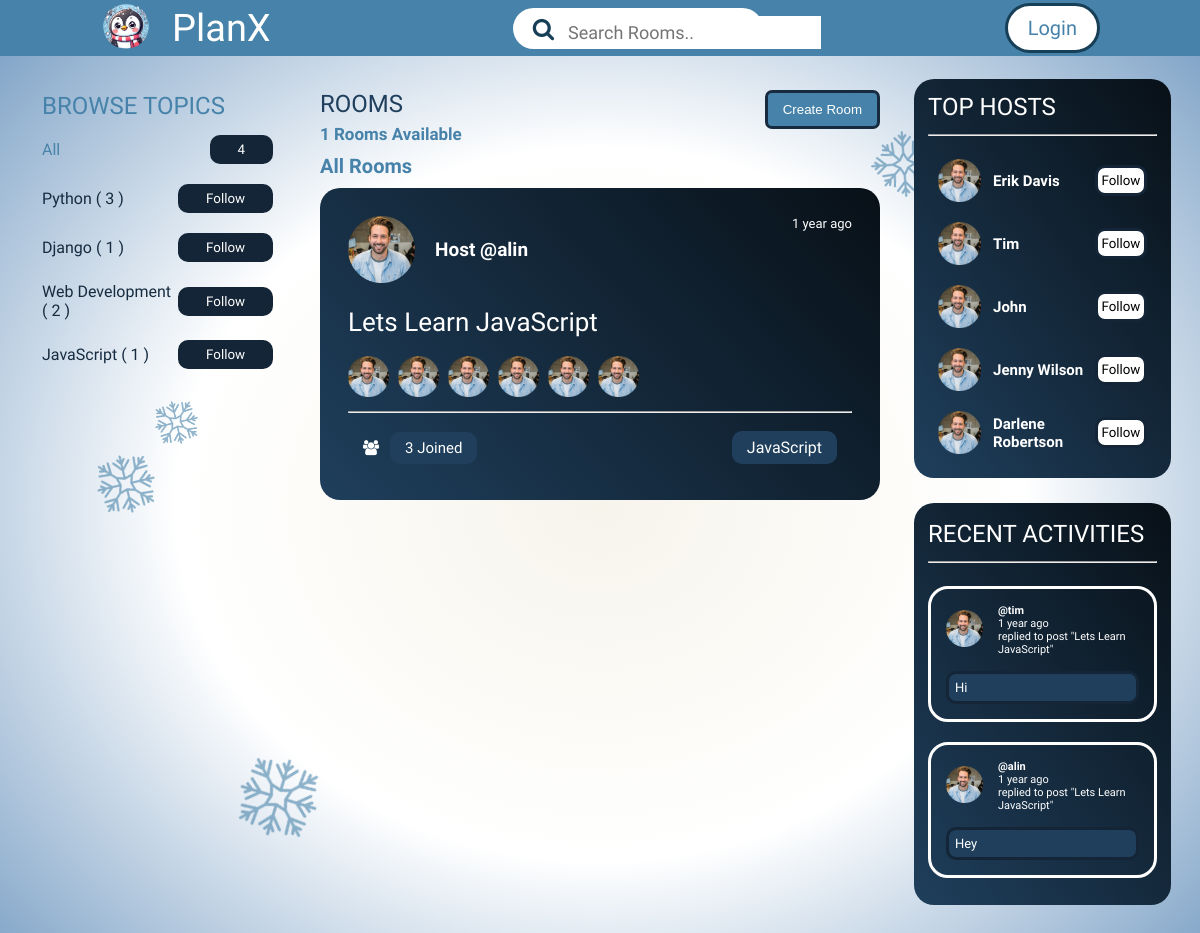
The app's page /home/?q=JavaScript with its own data.
### base/models.py (models this page shows, shortened)
class Topic(models.Model):
    name = models.CharField(max_length=200)

class Room(models.Model):
    host = models.ForeignKey(User, on_delete = models.SET_NULL, null=True)
    topic = models.ForeignKey(Topic, on_delete = models.SET_NULL, null=True)
    name = models.CharField(max_length=200)
    description = models.TextField(null=True, blank = True)
    participants = models.ManyToManyField(User, related_name='participants', blank=True)
    updated = models.DateTimeField(auto_now = True)
    created = models.DateTimeField(auto_now_add = True)
    class Meta:
        ordering = ['-updated', '-created']

class Message(models.Model):
    user = models.ForeignKey(User, on_delete = models.CASCADE)
    room = models.ForeignKey(Room, on_delete = models.CASCADE)
    body = models.TextField()
    updated = models.DateTimeField(auto_now = True)
    created = models.DateTimeField(auto_now_add = True)
    class Meta:
        ordering = ['-updated', '-created']

### base/views.py (the view)
# urls.py: path('home/', views.home, name="homepage"),
def home(request):
    q = request.GET.get('q') if request.GET.get('q') != None else ''
    rooms = Room.objects.filter(
                            Q(topic__name__icontains=q) |
                            Q(name__icontains = q) |
                            Q(description__contains = q)
            )
    topics = Topic.objects.all()
    room_count = rooms.count()
    room_messages = Message.objects.filter(Q(room__topic__name__icontains = q))
    context = {'rooms':rooms, 'topics':topics, 'room_count':room_count, 'room_messages':room_messages}
    return render(request, 'base/home.html',context)

### base/templates/base/home.html
{% extends 'main.html' %}
{% load static %}
{% block content %}
      <div class="container">
        <img src="{% static 'images/vector.png' %}" alt="" srcset="" style="
        left: 7%;
        position: absolute;
        top: 44%;
        width: 66px;
        transform: rotate(302deg);">
        <img src="{% static 'images/vector.png' %}" alt="" srcset="" style="
       left: 12%;
        position: absolute;
        top: 38%;
        width: 49px;
        transform: rotate(302deg);">
        <img src="{% static 'images/vector.png' %}" alt="" srcset="" style="
        left: 73%;
        position: absolute;
        top: 8%;
        width: 66px;
        transform: rotate(356deg);">
        <img src="{% static 'images/vector.png' %}" alt="" srcset="" style="
        left: 19%;
        position: absolute;
        top: 78%;
        width: 89px;
        transform: rotate(242deg);">
        {% include 'base/topic_component.html' %}
        <div class="middle">
            <div class="middle-col-1">
                <div class="middle-row1">
                    <h2>ROOMS</h2>
                    <p>{{ room_count }} Rooms Available</p>
                </div>
                <a href="{% url 'create-room' %}" style="text-decoration: none;
                color: #fff; cursor: pointer;"><button>Create Room</button></a>
            </div>
            <p style="color: #4682A9;font-family: 'Laila',sans-serif;font-size: 20px;padding: 10px 0px;font-weight: bold;">All Rooms</p>
            {% include 'base/feed_component.html' %}
        </div>
        <div class="right">
            <div class="right-col-1">
                <h2>TOP HOSTS</h2>
                <hr>
                <div class="followers">
                    <div class="rows-2">
                        <div class="profile">
                            <img src="{% static 'images/ellipse2.png' %}" alt="" srcset="">
                            <p>Erik Davis</p>
                        </div>
                        <button>Follow</button>
                    </div>
                    <div class="rows-2">
                        <div class="profile">
                            <img src="{% static 'images/ellipse2.png' %}" alt="" srcset="">
                            <p>Tim</p>
                        </div>
                        <button>Follow</button>
                    </div>
                    <div class="rows-2">
                        <div class="profile">
                            <img src="{% static 'images/ellipse2.png' %}" alt="" srcset="">
                            <p>John</p>
                        </div>
                        <button>Follow</button>
                    </div>
                    <div class="rows-2">
                        <div class="profile">
                            <img src="{% static 'images/ellipse2.png' %}" alt="" srcset="">
                            <p>Jenny Wilson</p>
                        </div>
                        <button>Follow</button>
                    </div>
                    <div class="rows-2">
                        <div class="profile">
                            <img src="{% static 'images/ellipse2.png' %}" alt="" srcset="">
                            <p>Darlene Robertson</p>
                        </div>
                        <button>Follow</button>
                    </div>
                </div>
            </div>
            {% include 'base/activity_component.html' %}
      </div>
      {% endblock %}

### base/templates/base/topic_component.html
        <div class="left">
            <div class="left-col-1">
                <h2>BROWSE TOPICS</h2>
            </div>
            <div class="left-col-2">
                <div class="rows">
                    <span style="color: #4682A9;"><p> All</p></span>
                    <a href="{% url 'homepage' %}" style="text-decoration: none;">
                        <button>{{ topics.count }}</button>
                    </a>
                </div>
                {% for topic in topics %}
                <div class="rows">
                    <p>{{topic.name}} <span>( {{topic.room_set.all.count}} )</span></p>
                    <a href="{% url 'homepage' %}?q={{topic.name}}" style="text-decoration: none; color: #fff;">
                        <button> Follow</button>
                    </a>
                </div>
                {% endfor %}
            </div>
        </div>

### base/templates/base/feed_component.html
{% load static %}
{% for room in rooms %}
<div class="middle-col-2">
    <div class="panel-1">
        <div class="panel-left">
            <img src="{% static 'images/ellipse2.png' %}" alt="" srcset="">
            <p style="font-size: 19px;">Host <a href="{% url 'user-profile' room.host.id %}" style="text-decoration: none;
            color: #fff;"> @{{ room.host.username }} </a></p>
        </div>
        <p>{{ room.created|timesince }} ago</p>
    </div>
    <div class="panel-2">
        <div class="title">
            <a href="{% url 'room' room.id %}" style="text-decoration: none;"><h2>{{ room.name }}</h2></a>
        </div>
        <div class="partic">
            <img src="{% static 'images/ellipse2.png' %}" alt="" srcset="">
            <img src="{% static 'images/ellipse2.png' %}" alt="" srcset="">
            <img src="{% static 'images/ellipse2.png' %}" alt="" srcset="">
            <img src="{% static 'images/ellipse2.png' %}" alt="" srcset="">
            <img src="{% static 'images/ellipse2.png' %}" alt="" srcset="">
            <img src="{% static 'images/ellipse2.png' %}" alt="" srcset="">
        </div>
    </div>
    <hr>
    <div class="panel-3">
        <div class="panLeft">
            <i class="fa fa-users" aria-hidden="true"></i><p>{{ room.participants.all.count }} Joined</p>
        </div>
        <p>{{ room.topic.name }}</p>
    </div>
</div>
{% endfor %}

### base/templates/base/activity_component.html (shortened to what this page needs)
{% load static %}
<div class="right-col-2">
    <h2>RECENT ACTIVITIES</h2>
    <hr>
    {% for message in room_messages %}
    <div class="activities">
        <div class="act-1">
            <div class="prof">
                <img src="{% static '/images/ellipse2.png' %}" alt="">
            </div>
            <div class="prof-2">
                <b><p><a href="{% url 'user-profile' message.user.id %}" style="text-decoration: none;
                    color: #fff;">@{{ message.user }}</a></p></b>
                <p>{{ message.created|timesince }} ago</p>
                <p>replied to post "<a href="{% url 'room' message.room.id %}" style="text-decoration: none;
                color: #fff;">{{ message.room.name }}</a>"</p>
            </div>
        </div>
        <div class="act-2">
            <p>{{ message.body }}</p>
        </div>
    </div>
    {% endfor %}
    </div>
</div>

### static/styles/feed.css (style rules this page uses)
* { margin: 0; padding: 0; box-sizing: border-box; }
body { background: radial-gradient(#F6F4EB, #fff, #749BC2); }
html { scroll-behavior: smooth; }
.container { min-height: 100vh; position: relative; margin: 60px 10px; display: flex; flex-direction: row; justify-content: space-between; }
.left { display: flex; flex-direction: column; position: relative; padding: 32px; gap: 15px; width: 25%; }
.left-col-2 { display: flex; gap: 20px; flex-direction: column; font-family: 'Laila', sans-serif; color: #162B3F; font-weight: 500; }
.rows { display: flex; justify-content: space-between; align-items: center; }
.rows button { padding: 4px 25px; background: #132536; cursor: pointer; color: #fff; border: solid #132536; border-radius: 10px; font-family: 'Laila', sans-serif; transition: 0.3s; }
.left-col-1 h2 { font-family: 'Lilita One', sans-serif; font-weight: 100; color: #4682A9; }
.right { display: flex; flex-direction: column; position: relative; padding: 19px; width: 25%; }
.right-col-1 { display: flex; background: linear-gradient(234deg, #081017, #1F3F5C); border-radius: 20px; padding: 14px; flex-direction: column; }
.right-col-1 h2 { font-family: 'Lilita One', sans-serif; font-weight: 100; color: #fff; }
.right-col-1 hr { margin: 13px 0; }
.followers { display: flex; flex-direction: column; }
.rows-2 { display: flex; padding: 10px; flex-direction: row; justify-content: space-between; align-items: center; }
.profile { display: flex; flex-direction: row; width: 75%; gap: 12px; align-items: center; justify-content: flex-start; }
.profile img { width: 43px; }
.rows-2 button { width: 25%; height: 31px; background: #fff; cursor: pointer; font-family: 'Laila', sans-serif; border-radius: 10px; border: solid #132536; transition: 0.2s; }
.profile p { font-family: 'Laila', sans-serif; font-size: 15px; font-weight: bold; color: #fff; }
.right-col-2 { display: flex; background: linear-gradient(234deg, #081017, #1F3F5C); border-radius: 20px; padding: 17px 14px; margin: 25px 0; flex-direction: column; }
.right-col-2 h2 { font-family: 'Lilita One', sans-serif; font-weight: 100; color: #fff; }
.right-col-2 hr { margin: 13px 0; }
.activities { display: flex; flex-direction: column; border: solid #fff; border-radius: 20px; padding: 15px; gap: 15px; margin: 10px 0; }
.act-1 { display: flex; align-items: center; gap: 15px; justify-content: flex-start; }
.prof img { width: 37px; }
.prof-2 { font-family: 'Laila', sans-serif; color: #fff; font-size: 11px; }
.act-2 p { background: #1F3F5C; border: solid #132536; border-radius: 10px; padding: 6px; color: #fff; font-family: 'Laila', sans-serif; font-size: 13px; }
.middle { display: flex; flex-direction: column; position: relative; width: 50%; padding: 30px 15px; }
.middle-col-1 { display: flex; align-items: flex-start; justify-content: space-between; }
.middle-row1 { display: flex; gap: 6px; flex-direction: column; }
.middle-row1 h2 { font-family: 'Lilita One', sans-serif; font-weight: 100; color: #1F3F5C; }
.middle-row1 p { font-family: 'Laila', sans-serif; font-size: 17px; font-weight: bold; color: #4682A9; }
.middle-col-1 button { border-radius: 7px; padding: 9px 15px; background: #4682A9; color: #fff; border: solid #162B3F; }
.middle-col-2 { background: linear-gradient(227deg, #081017, #1F3F5C); border-radius: 20px; padding: 28px; display: flex; flex-direction: column; margin-bottom: 22px; gap: 10px; }
.panel-1 { display: flex; justify-content: space-between; }
.panel-left { display: flex; align-items: center; gap: 20px; }
.panel-left img { width: 67px; }
.panel-left p { font-size: 18px; color: #fff; font-weight: bold; font-family: 'Laila', sans-serif; }
.panel-1 p { color: #fff; font-family: 'Laila', sans-serif; font-size: 13px; }
.panel-2 { display: flex; gap: 10px; flex-direction: column; }
.partic img { width: 46px; padding-right: 5px; }
.title h2 { font-family: 'Lilita One', sans-serif; color: #fff; font-size: 26px; padding-top: 14px; font-weight: 100; padding-bottom: 9px; }
.panel-3 { display: flex; flex-direction: row; padding: 8px 15px; justify-content: space-between; }
.panLeft { display: flex; gap: 11px; font-size: 15px; color: #fff; font-family: 'Laila', sans-serif; align-items: center; }
.panel-3 p { font-family: 'Laila', sans-serif; color: #fff; background: #1F3F5C; padding: 7px 15px; border-radius: 10px; }

### records on screen
Topic: name "Python", room_set.all.count "3"
Topic: name "Django", room_set.all.count "1"
Topic: name "Web Development", room_set.all.count "2"
Topic: name "JavaScript", room_set.all.count "1"
Room: host.username "alin", created "1 year", name "Lets Learn JavaScript", participants.all.count "3", topic.name "JavaScript"
Message: user "tim", created "1 year", room.name "Lets Learn JavaScript", body "Hi"
Message: user "alin", created "1 year", room.name "Lets Learn JavaScript", body "Hey"

### other values on screen
{{ topics.count }} "4"
{{ room_count }} "1"
